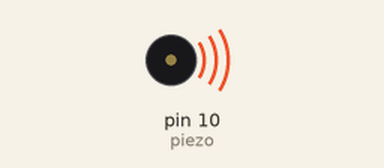
Bench run of a sketch on a simulated Arduino Uno, built with avr-gcc and run on an emulated ATmega328P. Shown: buzzer (waves = sounding).

Above: at 0.15 s.
Timing chart, 0 to 5.3 s (numbered marks = the images above):
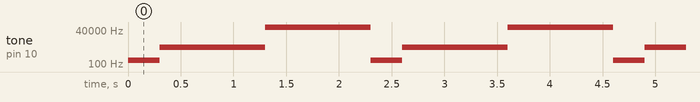

The sketch:

piezo1.ino
```cpp
int piezo = 10;

void setup() {

  pinMode(piezo, OUTPUT);

}

void loop() {

tone(piezo, 200);

delay(300);

tone(piezo, 2000);

delay(1000);

tone(piezo, -1);

delay(1000);


}
```

Measured:
- by itself, tone on pin 10 (piezo): repeats every 2.3 s: 2000 Hz 1.0 s, 65535 Hz 1.0 s, 200 Hz 0.30 s
